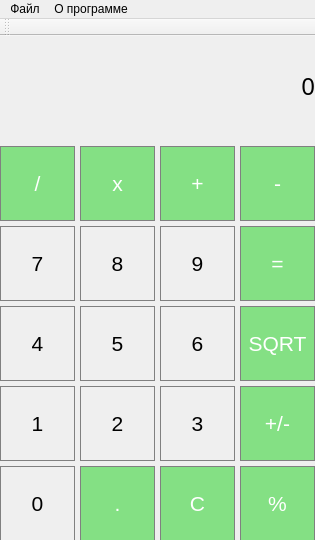
<?xml version="1.0" encoding="UTF-8"?>
<ui version="4.0">
 <class>CalculatorClass</class>
 <widget class="QMainWindow" name="CalculatorClass">
  <property name="geometry">
   <rect>
    <x>0</x>
    <y>0</y>
    <width>315</width>
    <height>540</height>
   </rect>
  </property>
  <property name="sizePolicy">
   <sizepolicy hsizetype="Preferred" vsizetype="Preferred">
    <horstretch>0</horstretch>
    <verstretch>0</verstretch>
   </sizepolicy>
  </property>
  <property name="minimumSize">
   <size>
    <width>315</width>
    <height>540</height>
   </size>
  </property>
  <property name="maximumSize">
   <size>
    <width>315</width>
    <height>540</height>
   </size>
  </property>
  <property name="windowTitle">
   <string>Calculator</string>
  </property>
  <widget class="QWidget" name="centralWidget">
   <widget class="QLabel" name="output">
    <property name="geometry">
     <rect>
      <x>0</x>
      <y>0</y>
      <width>315</width>
      <height>100</height>
     </rect>
    </property>
    <property name="font">
     <font>
      <family>Impact</family>
      <pointsize>18</pointsize>
     </font>
    </property>
    <property name="layoutDirection">
     <enum>Qt::LeftToRight</enum>
    </property>
    <property name="styleSheet">
     <string notr="true">QLabel {
  qproperty-alignment: 'AlignVCenter | AlignRight';
  border-bottom: 1px solid gray;
}

background-color : white;</string>
    </property>
    <property name="text">
     <string>0</string>
    </property>
    <property name="alignment">
     <set>Qt::AlignRight|Qt::AlignTrailing|Qt::AlignVCenter</set>
    </property>
   </widget>
   <widget class="QPushButton" name="action_div">
    <property name="geometry">
     <rect>
      <x>0</x>
      <y>110</y>
      <width>75</width>
      <height>75</height>
     </rect>
    </property>
    <property name="font">
     <font>
      <pointsize>16</pointsize>
     </font>
    </property>
    <property name="styleSheet">
     <string notr="true">QPushButton {
  background-color: rgb(132, 224, 132);
  color: white; 
  border: 1px solid gray;
}

QPushButton:pressed {
    background-color: qlineargradient(x1: 0, y1: 0, x2: 0, y2: 1,
                                      stop: 0 #90EE90, stop: 1 #68F768);
}</string>
    </property>
    <property name="text">
     <string>/</string>
    </property>
   </widget>
   <widget class="QPushButton" name="action_x">
    <property name="geometry">
     <rect>
      <x>80</x>
      <y>110</y>
      <width>75</width>
      <height>75</height>
     </rect>
    </property>
    <property name="font">
     <font>
      <pointsize>16</pointsize>
     </font>
    </property>
    <property name="styleSheet">
     <string notr="true">QPushButton {
  background-color: rgb(132, 224, 132);
  color: white; 
  border: 1px solid gray;
}

QPushButton:pressed {
    background-color: qlineargradient(x1: 0, y1: 0, x2: 0, y2: 1,
                                      stop: 0 #90EE90, stop: 1 #68F768);
}</string>
    </property>
    <property name="text">
     <string>x</string>
    </property>
   </widget>
   <widget class="QPushButton" name="action_plus">
    <property name="geometry">
     <rect>
      <x>160</x>
      <y>110</y>
      <width>75</width>
      <height>75</height>
     </rect>
    </property>
    <property name="font">
     <font>
      <pointsize>16</pointsize>
     </font>
    </property>
    <property name="styleSheet">
     <string notr="true">QPushButton {
  background-color: rgb(132, 224, 132);
  color: white; 
  border: 1px solid gray;
}

QPushButton:pressed {
    background-color: qlineargradient(x1: 0, y1: 0, x2: 0, y2: 1,
                                      stop: 0 #90EE90, stop: 1 #68F768);
}</string>
    </property>
    <property name="text">
     <string>+</string>
    </property>
   </widget>
   <widget class="QPushButton" name="action_minus">
    <property name="geometry">
     <rect>
      <x>240</x>
      <y>110</y>
      <width>75</width>
      <height>75</height>
     </rect>
    </property>
    <property name="font">
     <font>
      <pointsize>16</pointsize>
     </font>
    </property>
    <property name="styleSheet">
     <string notr="true">QPushButton {
  background-color: rgb(132, 224, 132);
  color: white; 
  border: 1px solid gray;
}

QPushButton:pressed {
    background-color: qlineargradient(x1: 0, y1: 0, x2: 0, y2: 1,
                                      stop: 0 #90EE90, stop: 1 #68F768);
}</string>
    </property>
    <property name="text">
     <string>-</string>
    </property>
   </widget>
   <widget class="QPushButton" name="num_7">
    <property name="geometry">
     <rect>
      <x>0</x>
      <y>190</y>
      <width>75</width>
      <height>75</height>
     </rect>
    </property>
    <property name="font">
     <font>
      <pointsize>16</pointsize>
     </font>
    </property>
    <property name="styleSheet">
     <string notr="true">QPushButton {
   border: 1px solid gray;
}
QPushButton:pressed {
    background-color: qlineargradient(x1: 0, y1: 0, x2: 0, y2: 1,
                                      stop: 0 #dadbde, stop: 1 #f6f7fa);
}</string>
    </property>
    <property name="text">
     <string>7</string>
    </property>
   </widget>
   <widget class="QPushButton" name="num_8">
    <property name="geometry">
     <rect>
      <x>80</x>
      <y>190</y>
      <width>75</width>
      <height>75</height>
     </rect>
    </property>
    <property name="font">
     <font>
      <pointsize>16</pointsize>
     </font>
    </property>
    <property name="styleSheet">
     <string notr="true">QPushButton {
   border: 1px solid gray;
}
QPushButton:pressed {
    background-color: qlineargradient(x1: 0, y1: 0, x2: 0, y2: 1,
                                      stop: 0 #dadbde, stop: 1 #f6f7fa);
}</string>
    </property>
    <property name="text">
     <string>8</string>
    </property>
   </widget>
   <widget class="QPushButton" name="num_9">
    <property name="geometry">
     <rect>
      <x>160</x>
      <y>190</y>
      <width>75</width>
      <height>75</height>
     </rect>
    </property>
    <property name="font">
     <font>
      <pointsize>16</pointsize>
     </font>
    </property>
    <property name="styleSheet">
     <string notr="true">QPushButton {
   border: 1px solid gray;
}
QPushButton:pressed {
    background-color: qlineargradient(x1: 0, y1: 0, x2: 0, y2: 1,
                                      stop: 0 #dadbde, stop: 1 #f6f7fa);
}</string>
    </property>
    <property name="text">
     <string>9</string>
    </property>
   </widget>
   <widget class="QPushButton" name="action_result">
    <property name="geometry">
     <rect>
      <x>240</x>
      <y>190</y>
      <width>75</width>
      <height>75</height>
     </rect>
    </property>
    <property name="font">
     <font>
      <pointsize>16</pointsize>
     </font>
    </property>
    <property name="styleSheet">
     <string notr="true">QPushButton {
  background-color: rgb(132, 224, 132);
  color: white; 
  border: 1px solid gray;
}

QPushButton:pressed {
    background-color: qlineargradient(x1: 0, y1: 0, x2: 0, y2: 1,
                                      stop: 0 #90EE90, stop: 1 #68F768);
}</string>
    </property>
    <property name="text">
     <string>=</string>
    </property>
   </widget>
   <widget class="QPushButton" name="num_4">
    <property name="geometry">
     <rect>
      <x>0</x>
      <y>270</y>
      <width>75</width>
      <height>75</height>
     </rect>
    </property>
    <property name="font">
     <font>
      <pointsize>16</pointsize>
     </font>
    </property>
    <property name="styleSheet">
     <string notr="true">QPushButton {
   border: 1px solid gray;
}
QPushButton:pressed {
    background-color: qlineargradient(x1: 0, y1: 0, x2: 0, y2: 1,
                                      stop: 0 #dadbde, stop: 1 #f6f7fa);
}</string>
    </property>
    <property name="text">
     <string>4</string>
    </property>
   </widget>
   <widget class="QPushButton" name="num_5">
    <property name="geometry">
     <rect>
      <x>80</x>
      <y>270</y>
      <width>75</width>
      <height>75</height>
     </rect>
    </property>
    <property name="font">
     <font>
      <pointsize>16</pointsize>
     </font>
    </property>
    <property name="styleSheet">
     <string notr="true">QPushButton {
   border: 1px solid gray;
}
QPushButton:pressed {
    background-color: qlineargradient(x1: 0, y1: 0, x2: 0, y2: 1,
                                      stop: 0 #dadbde, stop: 1 #f6f7fa);
}</string>
    </property>
    <property name="text">
     <string>5</string>
    </property>
   </widget>
   <widget class="QPushButton" name="num_6">
    <property name="geometry">
     <rect>
      <x>160</x>
      <y>270</y>
      <width>75</width>
      <height>75</height>
     </rect>
    </property>
    <property name="font">
     <font>
      <pointsize>16</pointsize>
     </font>
    </property>
    <property name="styleSheet">
     <string notr="true">QPushButton {
   border: 1px solid gray;
}
QPushButton:pressed {
    background-color: qlineargradient(x1: 0, y1: 0, x2: 0, y2: 1,
                                      stop: 0 #dadbde, stop: 1 #f6f7fa);
}</string>
    </property>
    <property name="text">
     <string>6</string>
    </property>
   </widget>
   <widget class="QPushButton" name="action_sqrt">
    <property name="geometry">
     <rect>
      <x>240</x>
      <y>270</y>
      <width>75</width>
      <height>75</height>
     </rect>
    </property>
    <property name="font">
     <font>
      <pointsize>16</pointsize>
     </font>
    </property>
    <property name="styleSheet">
     <string notr="true">QPushButton {
  background-color: rgb(132, 224, 132);
  color: white; 
  border: 1px solid gray;
}

QPushButton:pressed {
    background-color: qlineargradient(x1: 0, y1: 0, x2: 0, y2: 1,
                                      stop: 0 #90EE90, stop: 1 #68F768);
}</string>
    </property>
    <property name="text">
     <string>SQRT</string>
    </property>
   </widget>
   <widget class="QPushButton" name="num_2">
    <property name="geometry">
     <rect>
      <x>80</x>
      <y>350</y>
      <width>75</width>
      <height>75</height>
     </rect>
    </property>
    <property name="font">
     <font>
      <pointsize>16</pointsize>
     </font>
    </property>
    <property name="styleSheet">
     <string notr="true">QPushButton {
   border: 1px solid gray;
}
QPushButton:pressed {
    background-color: qlineargradient(x1: 0, y1: 0, x2: 0, y2: 1,
                                      stop: 0 #dadbde, stop: 1 #f6f7fa);
}</string>
    </property>
    <property name="text">
     <string>2</string>
    </property>
   </widget>
   <widget class="QPushButton" name="btn_pnm">
    <property name="geometry">
     <rect>
      <x>240</x>
      <y>350</y>
      <width>75</width>
      <height>75</height>
     </rect>
    </property>
    <property name="font">
     <font>
      <pointsize>16</pointsize>
     </font>
    </property>
    <property name="styleSheet">
     <string notr="true">QPushButton {
  background-color: rgb(132, 224, 132);
  color: white; 
  border: 1px solid gray;
}

QPushButton:pressed {
    background-color: qlineargradient(x1: 0, y1: 0, x2: 0, y2: 1,
                                      stop: 0 #90EE90, stop: 1 #68F768);
}</string>
    </property>
    <property name="text">
     <string>+/-</string>
    </property>
   </widget>
   <widget class="QPushButton" name="num_1">
    <property name="geometry">
     <rect>
      <x>0</x>
      <y>350</y>
      <width>75</width>
      <height>75</height>
     </rect>
    </property>
    <property name="font">
     <font>
      <pointsize>16</pointsize>
     </font>
    </property>
    <property name="styleSheet">
     <string notr="true">QPushButton {
   border: 1px solid gray;
}
QPushButton:pressed {
    background-color: qlineargradient(x1: 0, y1: 0, x2: 0, y2: 1,
                                      stop: 0 #dadbde, stop: 1 #f6f7fa);
}</string>
    </property>
    <property name="text">
     <string>1</string>
    </property>
   </widget>
   <widget class="QPushButton" name="num_3">
    <property name="geometry">
     <rect>
      <x>160</x>
      <y>350</y>
      <width>75</width>
      <height>75</height>
     </rect>
    </property>
    <property name="font">
     <font>
      <pointsize>16</pointsize>
     </font>
    </property>
    <property name="styleSheet">
     <string notr="true">QPushButton {
   border: 1px solid gray;
}
QPushButton:pressed {
    background-color: qlineargradient(x1: 0, y1: 0, x2: 0, y2: 1,
                                      stop: 0 #dadbde, stop: 1 #f6f7fa);
}</string>
    </property>
    <property name="text">
     <string>3</string>
    </property>
   </widget>
   <widget class="QPushButton" name="num_0">
    <property name="geometry">
     <rect>
      <x>0</x>
      <y>430</y>
      <width>75</width>
      <height>75</height>
     </rect>
    </property>
    <property name="font">
     <font>
      <pointsize>16</pointsize>
     </font>
    </property>
    <property name="styleSheet">
     <string notr="true">QPushButton {
   border: 1px solid gray;
}
QPushButton:pressed {
    background-color: qlineargradient(x1: 0, y1: 0, x2: 0, y2: 1,
                                      stop: 0 #dadbde, stop: 1 #f6f7fa);
}</string>
    </property>
    <property name="text">
     <string>0</string>
    </property>
   </widget>
   <widget class="QPushButton" name="btn_point">
    <property name="geometry">
     <rect>
      <x>80</x>
      <y>430</y>
      <width>75</width>
      <height>75</height>
     </rect>
    </property>
    <property name="font">
     <font>
      <pointsize>16</pointsize>
     </font>
    </property>
    <property name="styleSheet">
     <string notr="true">QPushButton {
  background-color: rgb(132, 224, 132);
  color: white; 
  border: 1px solid gray;
}

QPushButton:pressed {
    background-color: qlineargradient(x1: 0, y1: 0, x2: 0, y2: 1,
                                      stop: 0 #90EE90, stop: 1 #68F768);
}</string>
    </property>
    <property name="text">
     <string>.</string>
    </property>
   </widget>
   <widget class="QPushButton" name="action_per">
    <property name="geometry">
     <rect>
      <x>240</x>
      <y>430</y>
      <width>75</width>
      <height>75</height>
     </rect>
    </property>
    <property name="font">
     <font>
      <pointsize>16</pointsize>
     </font>
    </property>
    <property name="styleSheet">
     <string notr="true">QPushButton {
  background-color: rgb(132, 224, 132);
  color: white; 
  border: 1px solid gray;
}

QPushButton:pressed {
    background-color: qlineargradient(x1: 0, y1: 0, x2: 0, y2: 1,
                                      stop: 0 #90EE90, stop: 1 #68F768);
}</string>
    </property>
    <property name="text">
     <string>%</string>
    </property>
   </widget>
   <widget class="QPushButton" name="action_clear">
    <property name="geometry">
     <rect>
      <x>160</x>
      <y>430</y>
      <width>75</width>
      <height>75</height>
     </rect>
    </property>
    <property name="font">
     <font>
      <pointsize>16</pointsize>
     </font>
    </property>
    <property name="styleSheet">
     <string notr="true">QPushButton {
  background-color: rgb(132, 224, 132);
  color: white; 
  border: 1px solid gray;
}

QPushButton:pressed {
    background-color: qlineargradient(x1: 0, y1: 0, x2: 0, y2: 1,
                                      stop: 0 #90EE90, stop: 1 #68F768);
}</string>
    </property>
    <property name="text">
     <string>C</string>
    </property>
   </widget>
  </widget>
  <widget class="QMenuBar" name="menuBar">
   <property name="geometry">
    <rect>
     <x>0</x>
     <y>0</y>
     <width>315</width>
     <height>22</height>
    </rect>
   </property>
   <widget class="QMenu" name="menu">
    <property name="title">
     <string>Файл</string>
    </property>
    <addaction name="close"/>
   </widget>
   <widget class="QMenu" name="menu_2">
    <property name="title">
     <string>О программе</string>
    </property>
   </widget>
   <addaction name="menu"/>
   <addaction name="menu_2"/>
  </widget>
  <widget class="QToolBar" name="mainToolBar">
   <attribute name="toolBarArea">
    <enum>TopToolBarArea</enum>
   </attribute>
   <attribute name="toolBarBreak">
    <bool>false</bool>
   </attribute>
  </widget>
  <action name="close">
   <property name="text">
    <string>Закрыть программу</string>
   </property>
  </action>
 </widget>
 <layoutdefault spacing="6" margin="11"/>
 <resources>
  <include location="Calculator.qrc"/>
 </resources>
 <connections/>
</ui>
